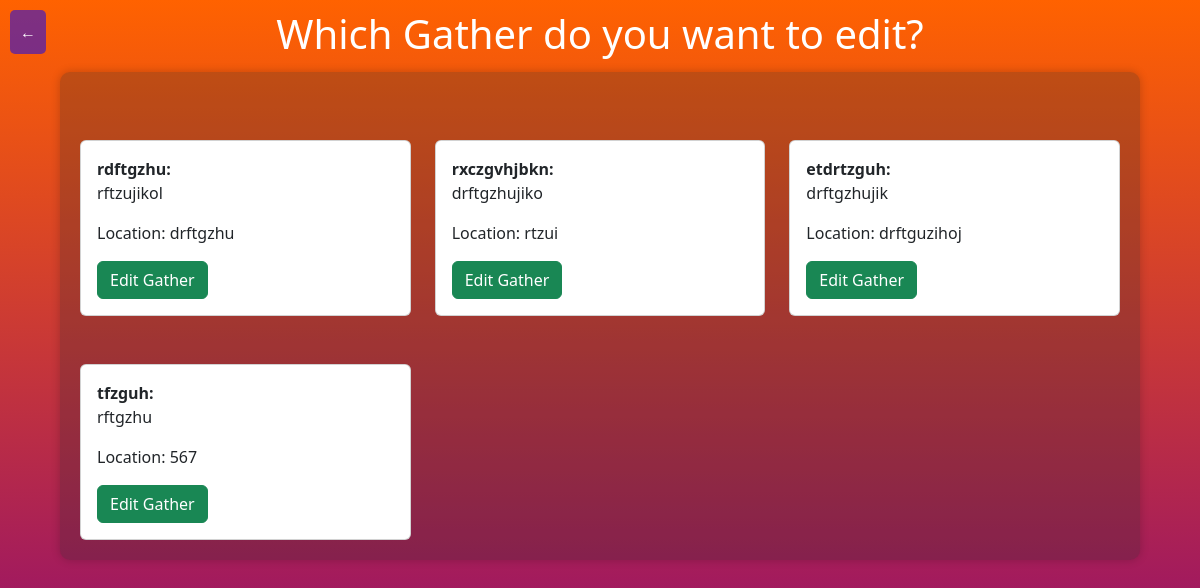
/showowngather (signed in), run on an earlier commit of the app's database.
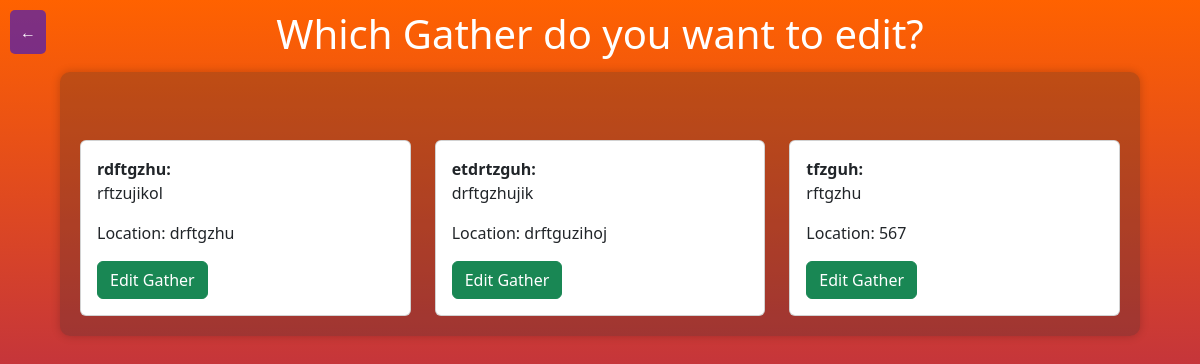
And on a later commit of the database.
### website/models.py (models this page shows)
class Gather(db.Model, UserMixin):
    id = db.Column(db.Integer, primary_key = True)
    name = db.Column(db.String(150))
    description = db.Column(db.String(1000))
    location = db.Column(db.String(1000))
    Date = db.Column(db.Date)
    Time = db.Column(db.Time)
    createdAt = db.Column(db.DateTime(),default=datetime.utcnow)
    user_id = db.Column(db.Integer, db.ForeignKey('user.id'))
    Host = db.Column(db.String(20))
    users = db.relationship('User', secondary=user_gather_association, back_populates='Gathers')
    markers = db.relationship('Marker', back_populates='gather')

### website/gather.py (the view)
@gather.route("/showowngather", methods=['GET', 'POST'])
def ownGather():
    user_id = current_user.id
    gathers = Gather.query.filter_by(user_id=user_id).order_by(Gather.id).all()
    return render_template('manageGather.html', Gathers=gathers)

### website/__init__.py (called while the page is built)
def create_app():
    app = Flask(__name__)
    app.config['SECRET_KEY'] = 'napusi se kurca'
    app.config['SQLALCHEMY_DATABASE_URI'] = f'sqlite:///{DB_NAME}'
    db.init_app(app)
    from .views import views
    from .auth import auth
    from .gather import gather
    app.register_blueprint(views, url_prefix='/')
    app.register_blueprint(auth, url_prefix='/')
    app.register_blueprint(gather,url_prefix='/')
    from .models import User
    with app.app_context():
        db.create_all()
    login_manager = LoginManager()
    login_manager.login_view = 'auth.login'
    login_manager.init_app(app)
    @login_manager.user_loader
    def load_user(id):
        return User.query.get(int(id))
    return app

### website/templates/manageGather.html (shortened to what this page needs)
<!DOCTYPE html>
<html lang="en">
<head>
    <link href="https://cdn.jsdelivr.net/npm/bootstrap@5.3.2/dist/css/bootstrap.min.css" rel="stylesheet">
</head>
<body>
    <a href="/explore" class="btn btn-primary back-button">&#8592;</a>
    <header>
        <h1>Which Gather do you want to edit?</h1>
    </header>
    <div class="container">
        {% for Gather in Gathers %}
            {% if Gather.user_id == current_user.id %}
                {% if loop.index % 3 == 1 %}
                    <div class="row mt-5">
                {% endif %}
                <div class="col-md-4">
                    <div class="card">
                        <div class="card-body">
                            <b>{{ Gather.name }}:</b>
                            <p>{{ Gather.description }}</p>
                            <p>Location: {{ Gather.location }}</p>
                            <form action="/editGather" method="POST">
                                <button type="submit" class="btn btn-success">Edit Gather</button>
                            </form>
                        </div>
                    </div>
                </div>
                {% if loop.index % 3 == 0 or loop.last %}
                    </div>
                {% endif %}
            {% endif %}
        {% endfor %}
    </div>
</body>
</html>

What changed in the data, as far as the page shows it:
removed Gather: name "rxczgvhjbkn", description "drftgzhujiko", location "rtzui"
